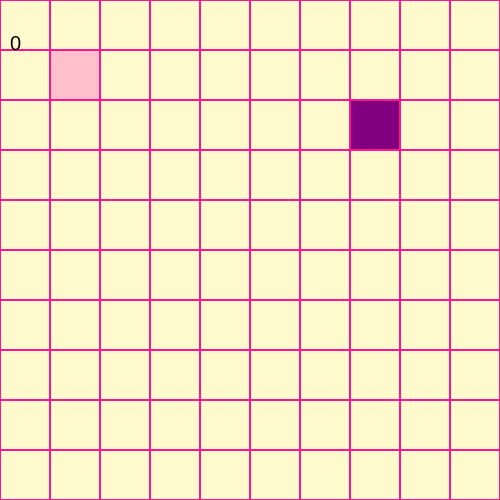
Frame 1 (no input)
Frame 60 (no input): identical to frame 1, image omitted
Frame 120 (the mouse pressed at the canvas centre since frame 60): identical to frame 1, image omitted

The p5.js sketch that drew this single still picture (run headless with seeded random() and noise() and a simulated clock; from frame 60 on, the mouse is pressed at the canvas centre):

// p5.js sketch
// ── sketch.js
const numL = 10;
const numC = 10;
const lado = 50;

let cobra_x = 1;
let cobra_y = 1;

let veloX = 0;
let veloY = 0;

let cobra_color;
let celula_color;

let timer = 0; 
let foodX = 0;

let foodY = 0;
let foodColor;
let foodCount = 0;

function gerar_food(){
   foodX = parseInt(random(0, numC));
  foodY = parseInt(random(0, numL));
}

function setup() {
  createCanvas(numL * lado, numC * lado);
  frameRate(20);
  cobra_color = color("pink");
  celula_color = color("lemonChiffon");
  foodColor = color("purple");
  gerar_food();
}

function draw_celula(x , y, color) {
  noStroke();
  fill(color);
  square(x * lado + 1, y * lado + 1, lado - 2);
} 

function draw_matriz() {
  fill(240, 192, 203);
  for(let c = 0; c < numC; c++)
    for(let L = 0; L < numL; L++ )
  draw_celula(c, L, celula_color);
} 

function cobra_loop(){
  if(cobra_x == numC)
    cobra_x = 0;
  if(cobra_y == numL)
    cobra_y = 0;
  if(cobra_x == -1)
    cobra_x = numC - 1;
  if(cobra_y == -1)
    cobra_y = numL - 1;
}

function cobra_walking() {
  if(frameCount - timer > 3){
    timer = frameCount;
    cobra_x += veloX;
    cobra_y += veloY;
  }
}

function draw() {
  cobra_walking();
  cobra_loop();
  
  if(cobra_x == foodX && cobra_y == foodY){
    gerar_food();
    foodCount += 1;
  }
  
  background(255, 20, 147);
  draw_matriz();
  draw_celula(foodX, foodY, foodColor);
  draw_celula(cobra_x, cobra_y, cobra_color);
  
  fill(0);
  textSize(20);
  text(foodCount, 10, 50);
}

function keyPressed() {
  if(keyCode === LEFT_ARROW){
    veloX = -1;
    veloY = 0;
  } else if(keyCode === RIGHT_ARROW){
    veloX = 1;
    veloY = 0;
  } else if(keyCode === UP_ARROW){
    veloX = 0;
    veloY = -1;
  } else if(keyCode === DOWN_ARROW){
    veloX = 0;
    veloY = 1;
  }
}
